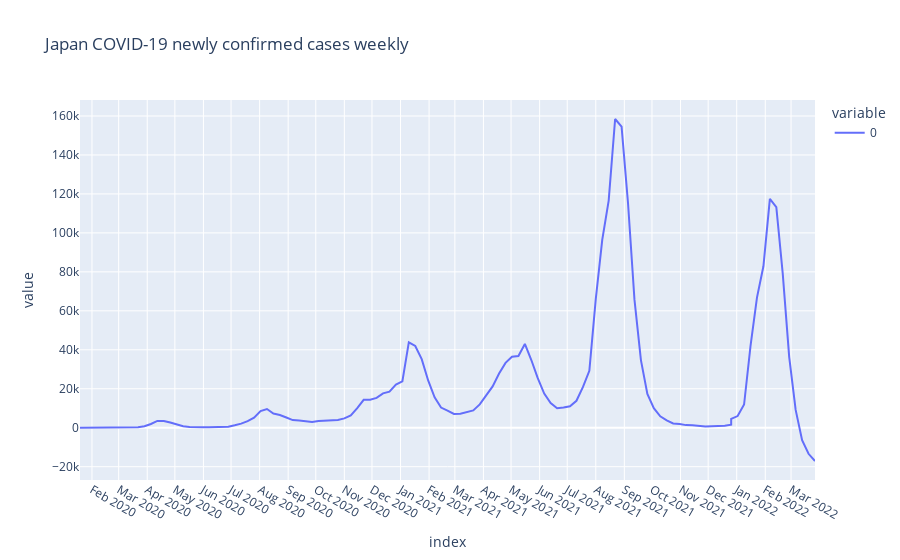

The notebook cell this image was saved under:
### Code cell
ts_forecast = result.predict(start=df_gr.index[-1], end=df_gr.index[-1]+relativedelta(months=3))
#display(ts_forecast[:10])

fig = px.line(pd.concat([df_gr.ALL, ts_forecast]), title='Japan COVID-19 newly confirmed cases weekly')
fig.update_layout({
    'xaxis': {
        'dtick': 'M1'
    }
})
fig.show()
